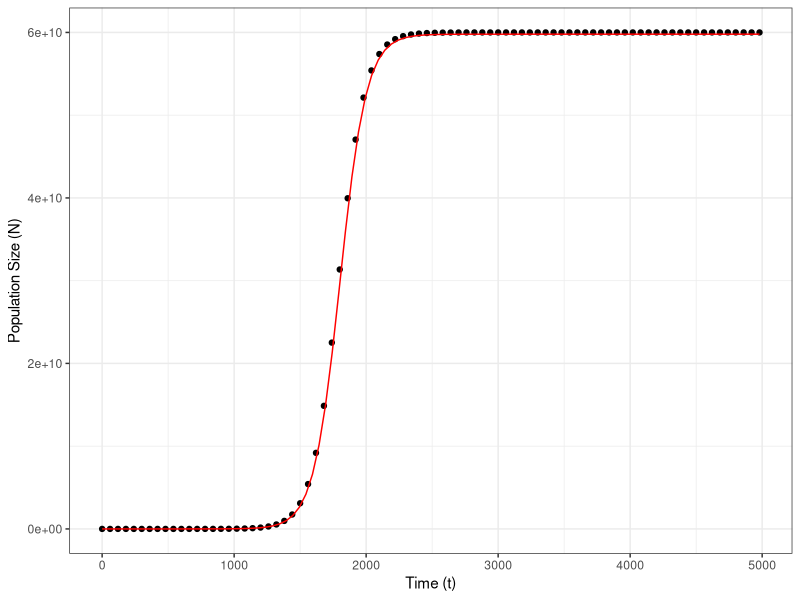

The R script that drew this image:
#Script to plot data and model

# Step 1: Load the data 
growth_data <- read.csv("Experiment.csv")

# Step 2: Install and load packages
install.packages("ggplot2")
library(ggplot2)

# Step 3: Define the logistic growth function
logistic_fun <- function(t) {

  # Step 4: Calculate N based on logistic growth parameters
  N <- (N0 * K * exp(r * t)) / (K - N0 + N0 * exp(r * t))
  return(N)
}

N0 <- 879 # Initial population size 
r <- 0.0100086   # Growth rate 
K <- 5.979e+10   # Carrying capacity 

# Step 5: Plotting the data and the logistic model with a logarithmic y-axis

ggplot(data = growth_data, aes(x = t, y = N)) +
  geom_point() +  # Plot observed data points
  geom_function(fun = logistic_fun, colour = "red") + 
  xlab("Time (t)") +
  ylab("Population Size (N)") +
  theme_bw()

